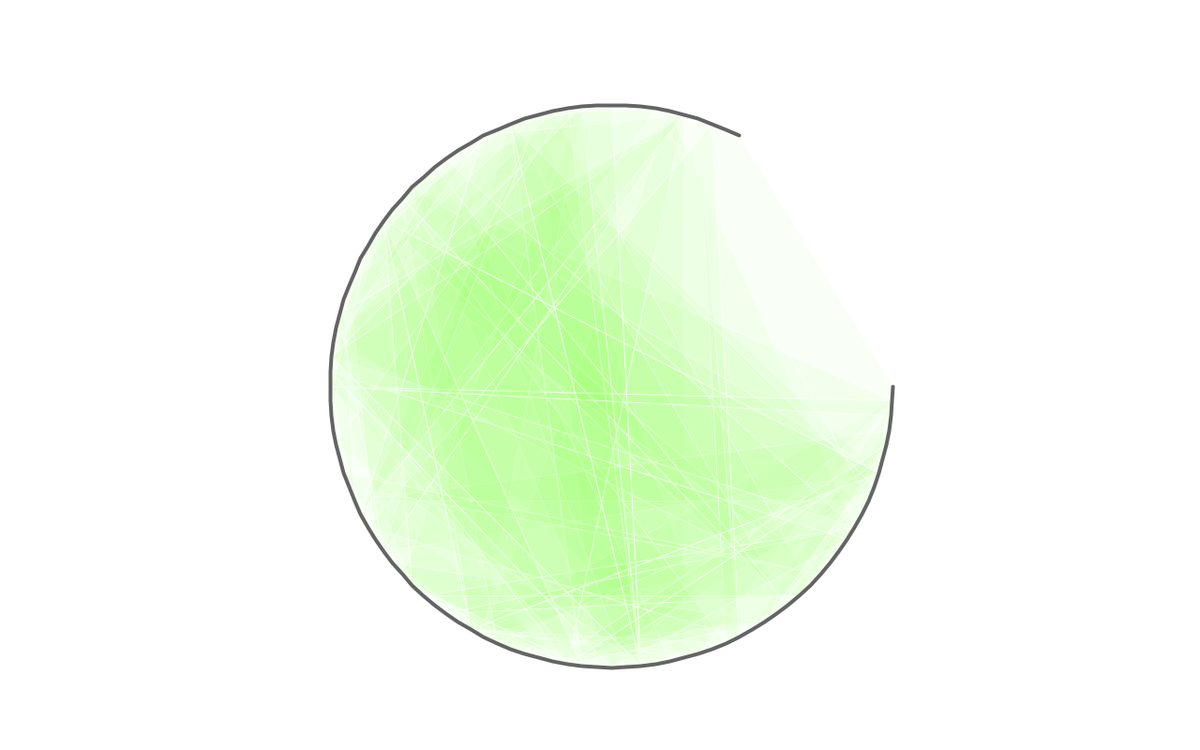
Frame 1 (no input)
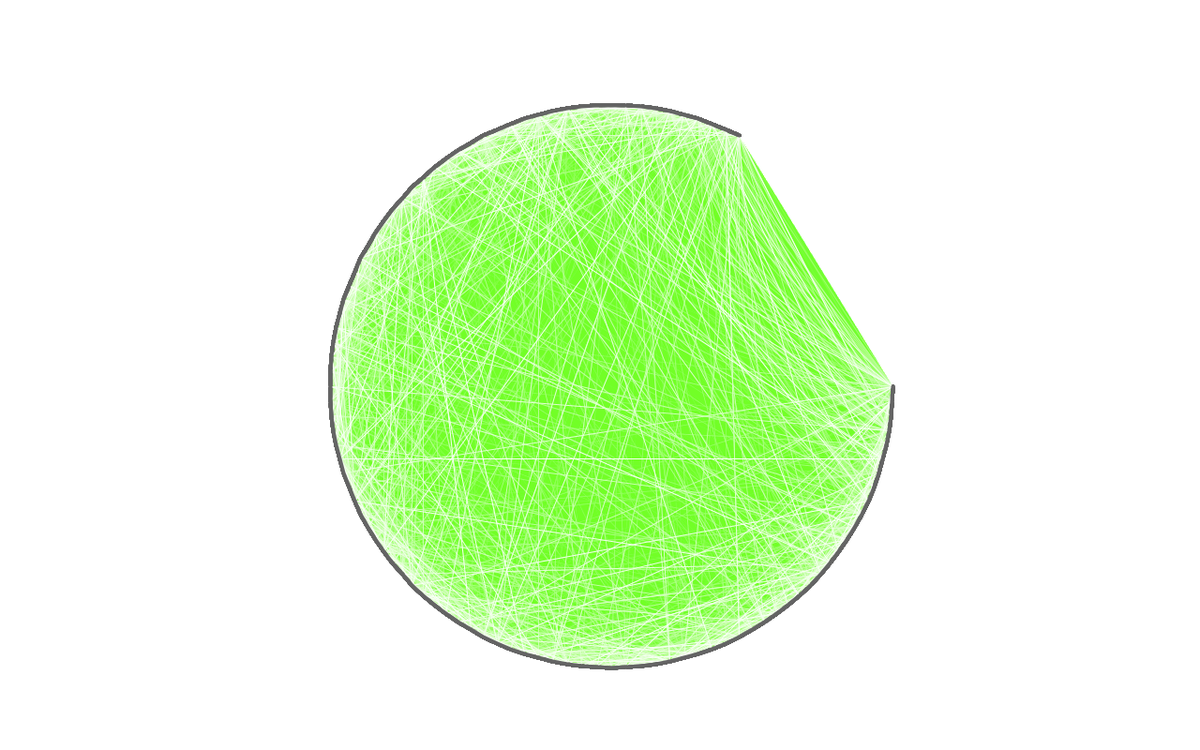
Frame 60 (the mouse pressed at the canvas centre just before this capture)
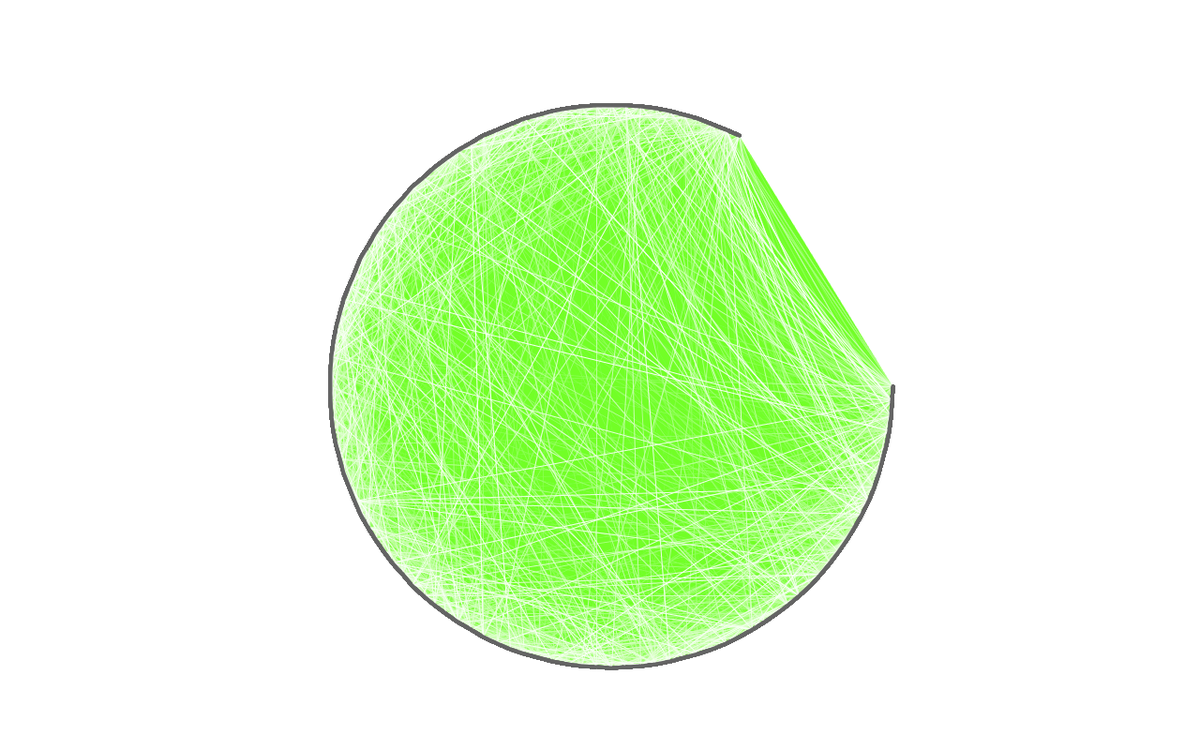
Frame 120 (the mouse held since frame 60 and released just before this capture)

The Processing sketch that drew these frames (run headless with seeded random() and noise(); from frame 60 on, the mouse is pressed at the canvas centre):

// Processing sketch: circleShape
// ── circleShape.pde
PVector temp1;
PVector temp2;
PVector temp3;

void setup(){
  size(1280, 800);
  background(255); 
  smooth();
  noFill();
}

void draw(){

  translate(width/2, height/2);

  int radius = 300;
  float numPoints = 100;
  float pointDegree = 300 / numPoints;
  float noiseCount = 0;
 
 // Adding the PVectors in an array
  ArrayList<PVector> shapePoints = new ArrayList();
  for (int i=0; i<numPoints; i++) {
    float x = cos(radians(pointDegree * i)) * radius;
    float y = sin(radians(pointDegree * i)) * radius;
    float n = noise(noiseCount) * 20;
    PVector temp = new PVector(x+n, y+n);
    shapePoints.add(temp);
  }
  
  
    //TRIANGLES
  stroke(255);
  strokeWeight(1);
  fill(100, 255, 30, 10);
  for (int i = 0; i < 50; i++){
    temp1 = shapePoints.get(int(random(0, shapePoints.size())));
    temp2 = shapePoints.get(int(random(0, shapePoints.size())));
    temp3 = shapePoints.get(int(random(0, shapePoints.size())));
    triangle(temp1.x, temp1.y, temp2.x, temp2.y, temp3.x, temp3.y);
}
  
  //OUTERSHAPE
  stroke(100);
  strokeWeight(4);
  beginShape();
  for (int i = 0; i < numPoints; i++){
    PVector thisvector = shapePoints.get(i);
    vertex(thisvector.x, thisvector.y);
    noiseCount += 0.2;
  }
  endShape();
  
  save("circle.png");



}
